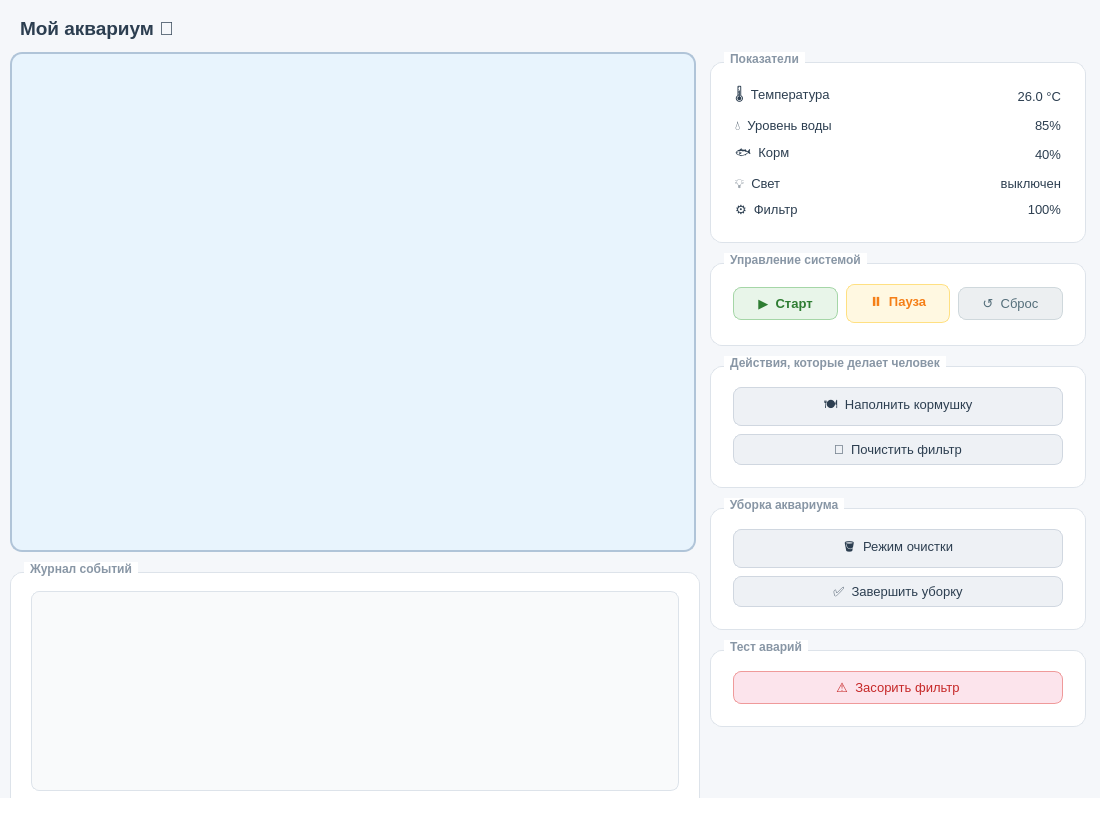
<?xml version="1.0" encoding="UTF-8"?>
<ui version="4.0">
 <class>MainWindow</class>
 <widget class="QMainWindow" name="MainWindow">
  <property name="geometry">
   <rect>
    <x>0</x>
    <y>0</y>
    <width>1100</width>
    <height>820</height>
   </rect>
  </property>
  <property name="minimumSize">
   <size>
    <width>1100</width>
    <height>820</height>
   </size>
  </property>
  <property name="windowTitle">
   <string>Мой аквариум</string>
  </property>
  <property name="styleSheet">
   <string notr="true">
/* Общий фон — тёплый белый */
QMainWindow, QWidget#centralwidget {
    background-color: #f5f7fa;
}

/* Все вложенные виджеты наследуют фон */
QWidget {
    background-color: transparent;
}

/* Карточки-группы */
QGroupBox {
    background-color: #ffffff;
    border: 1px solid #dde3ea;
    border-radius: 12px;
    margin-top: 10px;
    padding: 8px 10px 10px 10px;
    font-family: 'Segoe UI', sans-serif;
    font-size: 9pt;
    font-weight: bold;
    color: #8896a5;
}
QGroupBox::title {
    subcontrol-origin: margin;
    subcontrol-position: top left;
    left: 14px;
    padding: 0 4px;
    background-color: #ffffff;
    color: #8896a5;
    font-size: 8pt;
    letter-spacing: 1px;
    text-transform: uppercase;
}

/* Метки */
QLabel {
    color: #2c3e50;
    font-family: 'Segoe UI', sans-serif;
    font-size: 10pt;
    background-color: transparent;
}
QLabel#appTitleLabel {
    font-size: 14pt;
    font-weight: bold;
    color: #2c3e50;
}

/* Кнопки по умолчанию */
QPushButton {
    background-color: #eef1f5;
    color: #2c3e50;
    border: 1px solid #d0d7e0;
    border-radius: 8px;
    padding: 7px 14px;
    font-family: 'Segoe UI', sans-serif;
    font-size: 10pt;
}
QPushButton:hover {
    background-color: #e0e7f0;
    border-color: #b0bec5;
}
QPushButton:pressed {
    background-color: #cfd8e3;
}

/* Старт — зелёный, спокойный */
QPushButton#startButton {
    background-color: #e8f5e9;
    color: #2e7d32;
    border: 1px solid #a5d6a7;
    border-radius: 8px;
    font-family: 'Segoe UI', sans-serif;
    font-size: 10pt;
    font-weight: bold;
}
QPushButton#startButton:hover {
    background-color: #c8e6c9;
    border-color: #81c784;
}
QPushButton#startButton:pressed { background-color: #a5d6a7; }

/* Пауза — жёлтый */
QPushButton#pauseButton {
    background-color: #fff8e1;
    color: #f57f17;
    border: 1px solid #ffe082;
    border-radius: 8px;
    font-family: 'Segoe UI', sans-serif;
    font-size: 10pt;
    font-weight: bold;
}
QPushButton#pauseButton:hover { background-color: #ffecb3; }
QPushButton#pauseButton:pressed { background-color: #ffe082; }

/* Сброс — нейтральный */
QPushButton#resetButton {
    background-color: #eceff1;
    color: #546e7a;
    border: 1px solid #cfd8dc;
    border-radius: 8px;
    font-family: 'Segoe UI', sans-serif;
    font-size: 10pt;
}
QPushButton#resetButton:hover { background-color: #cfd8dc; }

/* Кнопка аварии */
QPushButton#clogButton {
    background-color: #fce4ec;
    color: #c62828;
    border: 1px solid #ef9a9a;
    border-radius: 8px;
    font-family: 'Segoe UI', sans-serif;
    font-size: 10pt;
}
QPushButton#clogButton:hover { background-color: #ffcdd2; }
QPushButton#clogButton:pressed { background-color: #ef9a9a; }

/* Журнал */
QTextEdit#logTextEdit {
    background-color: #f9fafb;
    color: #4a5568;
    border: 1px solid #dde3ea;
    border-radius: 8px;
    font-family: 'Consolas', 'Courier New', monospace;
    font-size: 9pt;
    padding: 6px;
}

/* Аквариум */
QGraphicsView#graphicsView {
    border: 2px solid #b0c4d8;
    border-radius: 12px;
    background-color: #e8f4fd;
}
   </string>
  </property>
  <widget class="QWidget" name="centralwidget">
   <widget class="QLabel" name="appTitleLabel">
    <property name="geometry">
     <rect>
      <x>20</x>
      <y>12</y>
      <width>300</width>
      <height>32</height>
     </rect>
    </property>
    <property name="text">
     <string>Мой аквариум 🐠</string>
    </property>
   </widget>
   <widget class="QWidget" name="leftColumn">
    <property name="geometry">
     <rect>
      <x>10</x>
      <y>52</y>
      <width>690</width>
      <height>760</height>
     </rect>
    </property>
    <layout class="QVBoxLayout" name="leftVLayout">
     <property name="spacing">
      <number>10</number>
     </property>
     <property name="margin" stdset="0">
      <number>0</number>
     </property>
     <item>
      <widget class="QGraphicsView" name="graphicsView">
       <property name="minimumSize">
        <size>
         <width>686</width>
         <height>500</height>
        </size>
       </property>
       <property name="maximumSize">
        <size>
         <width>686</width>
         <height>500</height>
        </size>
       </property>
       <property name="cursor" stdset="0">
        <cursorShape>ArrowCursor</cursorShape>
       </property>
       <property name="styleSheet">
        <string notr="true">background-color: #e8f4fd; border: 2px solid #b0c4d8; border-radius: 12px;</string>
       </property>
      </widget>
     </item>
     <item>
      <widget class="QGroupBox" name="logGroupBox">
       <property name="title">
        <string>Журнал событий</string>
       </property>
       <layout class="QVBoxLayout">
        <property name="margin" stdset="0">
         <number>10</number>
        </property>
        <item>
         <widget class="QTextEdit" name="logTextEdit">
          <property name="minimumSize">
           <size>
            <width>0</width>
            <height>200</height>
           </size>
          </property>
          <property name="readOnly">
           <bool>true</bool>
          </property>
         </widget>
        </item>
       </layout>
      </widget>
     </item>
    </layout>
   </widget>
   <widget class="QWidget" name="rightColumn">
    <property name="geometry">
     <rect>
      <x>710</x>
      <y>52</y>
      <width>376</width>
      <height>752</height>
     </rect>
    </property>
    <layout class="QVBoxLayout" name="rightVLayout">
     <property name="spacing">
      <number>10</number>
     </property>
     <property name="margin" stdset="0">
      <number>0</number>
     </property>
     <item>
      <widget class="QGroupBox" name="groupBox">
       <property name="title">
        <string>Показатели</string>
       </property>
       <layout class="QGridLayout" name="stateGrid">
        <property name="horizontalSpacing">
         <number>12</number>
        </property>
        <property name="verticalSpacing">
         <number>10</number>
        </property>
        <property name="margin" stdset="0">
         <number>14</number>
        </property>
        <item row="0" column="0">
         <widget class="QLabel" name="label">
          <property name="text">
           <string>🌡  Температура</string>
          </property>
         </widget>
        </item>
        <item row="0" column="1">
         <widget class="QLabel" name="tempLabel">
          <property name="text">
           <string>26.0 °C</string>
          </property>
          <property name="alignment">
           <set>Qt::AlignmentFlag::AlignRight|Qt::AlignmentFlag::AlignTrailing|Qt::AlignmentFlag::AlignVCenter</set>
          </property>
         </widget>
        </item>
        <item row="1" column="0">
         <widget class="QLabel" name="label">
          <property name="text">
           <string>💧  Уровень воды</string>
          </property>
         </widget>
        </item>
        <item row="1" column="1">
         <widget class="QLabel" name="waterLabel">
          <property name="text">
           <string>85%</string>
          </property>
          <property name="alignment">
           <set>Qt::AlignmentFlag::AlignRight|Qt::AlignmentFlag::AlignTrailing|Qt::AlignmentFlag::AlignVCenter</set>
          </property>
         </widget>
        </item>
        <item row="2" column="0">
         <widget class="QLabel" name="label">
          <property name="text">
           <string>🐟  Корм</string>
          </property>
         </widget>
        </item>
        <item row="2" column="1">
         <widget class="QLabel" name="foodLabel">
          <property name="text">
           <string>40%</string>
          </property>
          <property name="alignment">
           <set>Qt::AlignmentFlag::AlignRight|Qt::AlignmentFlag::AlignTrailing|Qt::AlignmentFlag::AlignVCenter</set>
          </property>
         </widget>
        </item>
        <item row="3" column="0">
         <widget class="QLabel" name="label">
          <property name="text">
           <string>💡  Свет</string>
          </property>
         </widget>
        </item>
        <item row="3" column="1">
         <widget class="QLabel" name="lightLabel">
          <property name="text">
           <string>выключен</string>
          </property>
          <property name="alignment">
           <set>Qt::AlignmentFlag::AlignRight|Qt::AlignmentFlag::AlignTrailing|Qt::AlignmentFlag::AlignVCenter</set>
          </property>
         </widget>
        </item>
        <item row="4" column="0">
         <widget class="QLabel" name="label">
          <property name="text">
           <string>⚙  Фильтр</string>
          </property>
         </widget>
        </item>
        <item row="4" column="1">
         <widget class="QLabel" name="filterLabel">
          <property name="text">
           <string>100%</string>
          </property>
          <property name="alignment">
           <set>Qt::AlignmentFlag::AlignRight|Qt::AlignmentFlag::AlignTrailing|Qt::AlignmentFlag::AlignVCenter</set>
          </property>
         </widget>
        </item>
       </layout>
      </widget>
     </item>
     <item>
      <widget class="QGroupBox" name="groupBox_2">
       <property name="title">
        <string>Управление системой</string>
       </property>
       <layout class="QHBoxLayout">
        <property name="spacing">
         <number>8</number>
        </property>
        <property name="margin" stdset="0">
         <number>12</number>
        </property>
        <item>
         <widget class="QPushButton" name="startButton">
          <property name="text">
           <string>▶  Старт</string>
          </property>
         </widget>
        </item>
        <item>
         <widget class="QPushButton" name="pauseButton">
          <property name="text">
           <string>⏸  Пауза</string>
          </property>
         </widget>
        </item>
        <item>
         <widget class="QPushButton" name="resetButton">
          <property name="text">
           <string>↺  Сброс</string>
          </property>
         </widget>
        </item>
       </layout>
      </widget>
     </item>
     <item>
      <widget class="QGroupBox" name="groupBox_3">
       <property name="title">
        <string>Действия, которые делает человек</string>
       </property>
       <layout class="QVBoxLayout">
        <property name="spacing">
         <number>8</number>
        </property>
        <property name="margin" stdset="0">
         <number>12</number>
        </property>
        <item>
         <widget class="QPushButton" name="feedButton">
          <property name="text">
           <string>🍽  Наполнить кормушку</string>
          </property>
         </widget>
        </item>
        <item>
         <widget class="QPushButton" name="unclogButton">
          <property name="text">
           <string>🔧  Почистить фильтр</string>
          </property>
         </widget>
        </item>
       </layout>
      </widget>
     </item>
     <item>
      <widget class="QGroupBox" name="groupBox_5">
       <property name="title">
        <string>Уборка аквариума</string>
       </property>
       <layout class="QVBoxLayout">
        <property name="spacing">
         <number>8</number>
        </property>
        <property name="margin" stdset="0">
         <number>12</number>
        </property>
        <item>
         <widget class="QPushButton" name="evacuationButton">
          <property name="text">
           <string>🪣  Режим очистки</string>
          </property>
         </widget>
        </item>
        <item>
         <widget class="QPushButton" name="finishCleaningButton">
          <property name="text">
           <string>✅  Завершить уборку</string>
          </property>
         </widget>
        </item>
       </layout>
      </widget>
     </item>
     <item>
      <widget class="QGroupBox" name="groupBox_6">
       <property name="title">
        <string>Тест аварий</string>
       </property>
       <layout class="QVBoxLayout">
        <property name="spacing">
         <number>8</number>
        </property>
        <property name="margin" stdset="0">
         <number>12</number>
        </property>
        <item>
         <widget class="QPushButton" name="clogButton">
          <property name="text">
           <string>⚠  Засорить фильтр</string>
          </property>
         </widget>
        </item>
       </layout>
      </widget>
     </item>
     <item>
      <spacer>
       <property name="orientation">
        <enum>Qt::Orientation::Vertical</enum>
       </property>
       <property name="sizeHint" stdset="0">
        <size>
         <width>20</width>
         <height>10</height>
        </size>
       </property>
      </spacer>
     </item>
    </layout>
   </widget>
  </widget>
  <widget class="QMenuBar" name="menubar">
   <property name="geometry">
    <rect>
     <x>0</x>
     <y>0</y>
     <width>1100</width>
     <height>26</height>
    </rect>
   </property>
  </widget>
  <widget class="QStatusBar" name="statusbar"/>
 </widget>
 <resources/>
 <connections/>
</ui>
